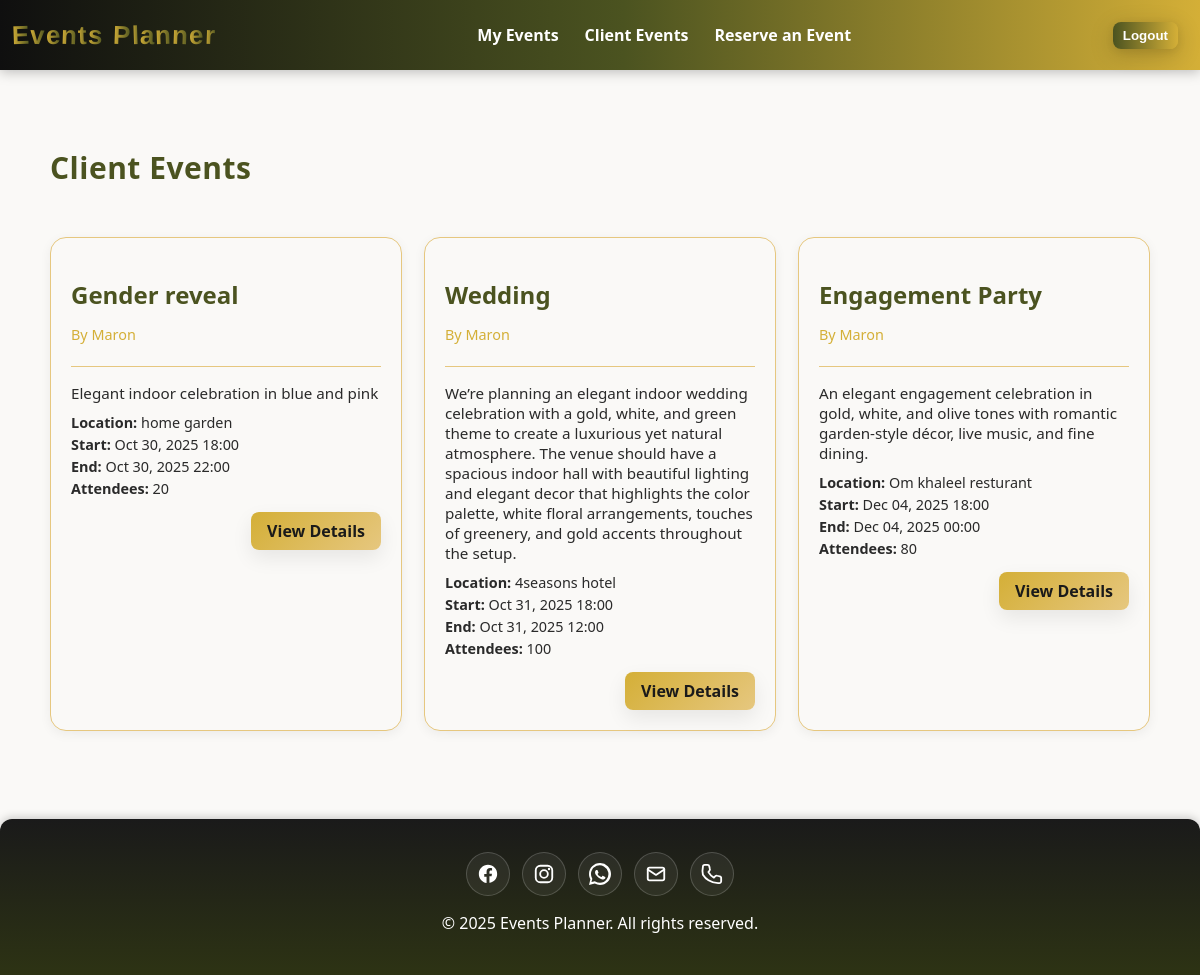
The page /client-events/ (signed in) on the database as committed earlier.
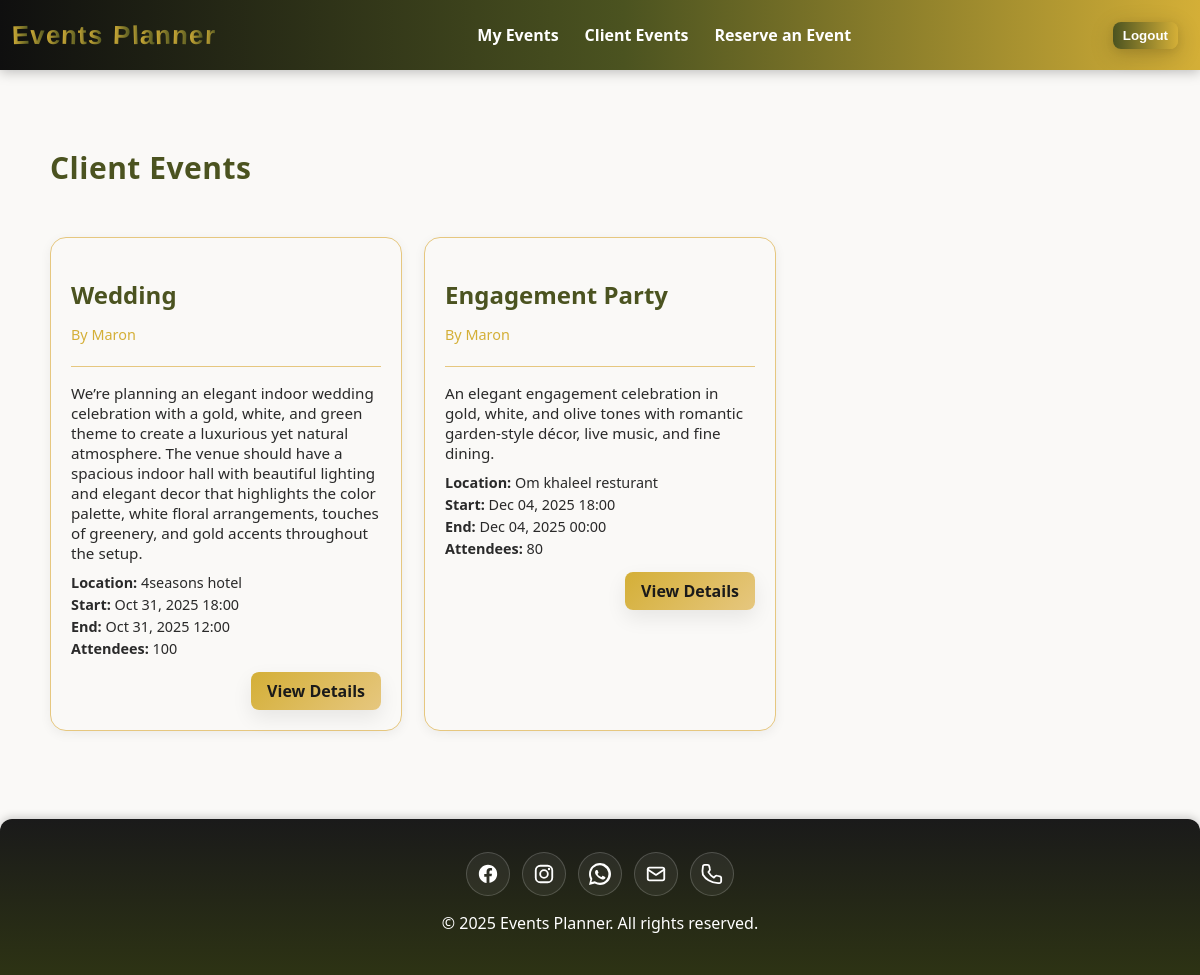
The same page on the database as committed later.
### main_app/models.py (models this page shows, shortened)
class Event(models.Model):
  title = models.CharField(max_length=200)
  description = models.TextField(max_length=500)
  location = models.TextField(max_length=500)
  start_date = models.DateTimeField('Event Date')
  end_date = models.DateTimeField('Event End Date')
  created_date = models.DateTimeField(auto_now=True)
  updated_date = models.DateTimeField(auto_now=True)
  attendees_count = models.IntegerField()
  theme_colors = models.CharField(max_length=100)
  theme_images = models.ImageField(upload_to='events/%Y/%m/',
        blank=True,
        null=True)
  user = models.ForeignKey(
        settings.AUTH_USER_MODEL,
        on_delete=models.CASCADE,
        related_name='events'
    )

### main_app/views.py (the view)
# urls.py: path('client-events/', views.client_events, name='client-events'),
@staff_member_required
def client_events(request):
    events = (
        Event.objects.select_related('user')
        .filter(user__is_staff=False)
        .order_by('start_date')
    )
    return render(request, 'events/client_events.html', {'events': events})

### main_app/templates/events/client_events.html
{% extends 'base.html' %}
{% load static %}
{% block head %}
  <link rel="stylesheet" href="{% static 'css/client-events.css' %}" />
{% endblock %}
{% block content %}
  <section class="client-events-page">
    <div class="events-header">
      <h1 class="page-title">Client Events</h1>
    </div>
    {% if events %}
      <div class="client-events-grid">
        {% for event in events %}
          <article class="client-event-card">
            <div class="event-card-header">
              <h2 class="event-title">{{ event.title }}</h2>
              <p class="event-owner">by {{ event.user.username }}</p>
            </div>
            <div class="event-card-body">
              <p class="event-description">{{ event.description|default:'No description provided.' }}</p>
              <ul class="event-details">
                <li>
                  <strong>Location:</strong> {{ event.location }}
                </li>
                <li>
                  <strong>Start:</strong> {{ event.start_date|date:'M d, Y H:i' }}
                </li>
                <li>
                  <strong>End:</strong> {{ event.end_date|date:'M d, Y H:i' }}
                </li>
                <li>
                  <strong>Attendees:</strong> {{ event.attendees_count }}
                </li>
              </ul>
            </div>
            <div class="event-card-footer">
              <a href="{% url 'event-details' event.pk %}" class="btn btn-view">View Details</a>
            </div>
          </article>
        {% endfor %}
      </div>
    {% else %}
      <div class="no-events">
        <img src="{% static 'images/empty.svg' %}" alt="No events" class="empty-img" />
        <h2>No client events found</h2>
        <p>Once clients start reserving events, they will appear here.</p>
      </div>
    {% endif %}
  </section>
{% endblock %}

Rows that differ between the two databases and show on the page:
removed Event: title "Gender reveal", user.username "Maron", description "Elegant indoor celebration in blue and pink", location "home garden", start_date "Oct 30, 2025 18:00", end_date "Oct 30, 2025 22:00", attendees_count "20"
